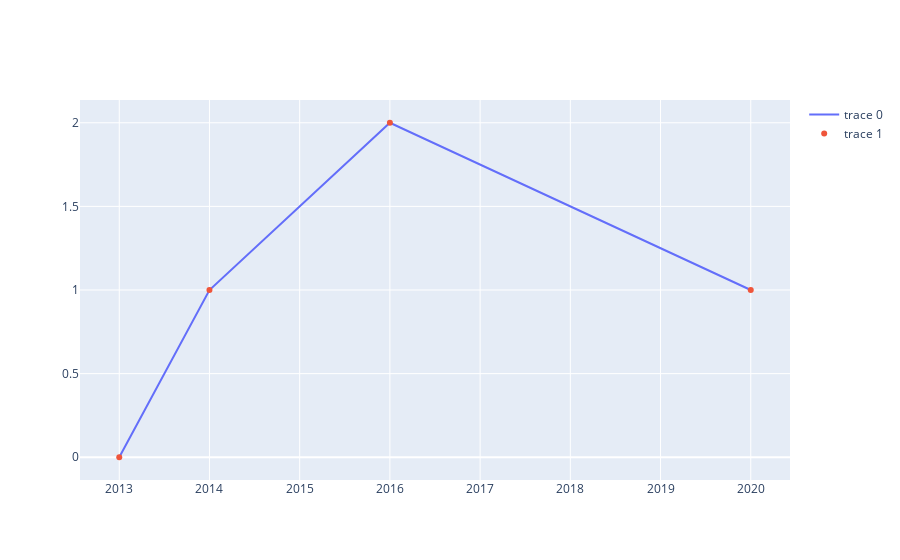

The notebook cell saved with this chart:
### Code cell
fig2.add_trace(go.Scatter(x = years,y = good,mode='markers'))

### Figure 1 — Plotly figure (JSON) as saved in the notebook; plotly's stock layout.template omitted (floating-point values rounded to 4 significant figures)
{"data": [{"mode": "lines", "type": "scatter", "x": [2013, 2014, 2016, 2020], "y": [0, 1, 2, 1]}, {"mode": "markers", "type": "scatter", "x": [2013, 2014, 2016, 2020], "y": [0, 1, 2, 1]}], "layout": {}}
